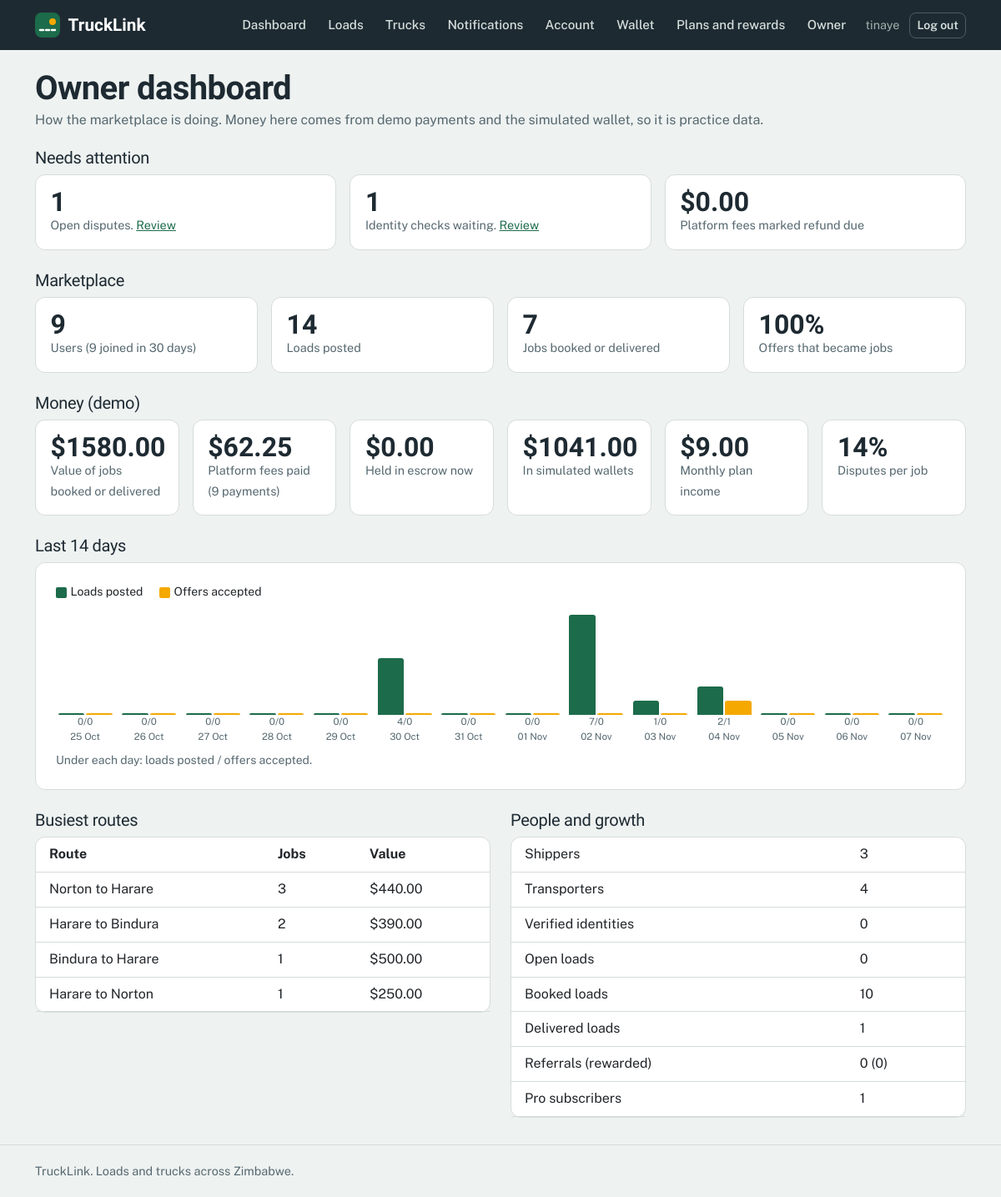
Screenshot of /growth/owner/ (signed in) with the database file from the repository.
### loads/models.py (models this page shows, shortened)
class Load(models.Model):
    STATUS_CHOICES = [
        ('open', 'Open'),
        ('booked', 'Booked'),
        ('delivered', 'Delivered'),
        ('expired', 'Expired'),
    ]
    CARGO_CHOICES = [
        ('general', 'General cargo'),
        ('bulk', 'Bulk'),
        ('perishable', 'Perishable'),
        ('fragile', 'Fragile'),
        ('hazardous', 'Hazardous'),
        ('livestock', 'Livestock'),
    ]
    URGENCY_CHOICES = [
        ('standard', 'Standard (1 to 3 days)'),
        ('urgent', 'Urgent (same day)'),
        ('scheduled', 'Scheduled (fixed date)'),
    ]
    TRUCK_NEEDED_CHOICES = [('any', 'Any truck')] + Truck.TYPE_CHOICES
    shipper = models.ForeignKey(settings.AUTH_USER_MODEL, on_delete=models.CASCADE,
                                related_name='loads', null=True, blank=True)
    title = models.CharField(max_length=100)
    pickup = models.CharField(max_length=100)
    destination = models.CharField(max_length=100)
    cargo_type = models.CharField(max_length=20, choices=CARGO_CHOICES, default='general')
    weight_tonnes = models.DecimalField(max_digits=6, decimal_places=2)
    truck_type_needed = models.CharField(max_length=20, choices=TRUCK_NEEDED_CHOICES, default='any')
    offered_price = models.DecimalField(max_digits=10, decimal_places=2)
    urgency = models.CharField(max_length=20, choices=URGENCY_CHOICES, default='standard')
    pickup_date = models.DateField(null=True, blank=True)
    description = models.TextField(blank=True, default='')
    insured = models.BooleanField(default=False)
    insurance_provider = models.CharField(max_length=100, blank=True, default='')
    coverage_amount = models.DecimalField(max_digits=12, decimal_places=2, null=True, blank=True)
    status = models.CharField(max_length=20, choices=STATUS_CHOICES, default='open')
    created_at = models.DateTimeField(auto_now_add=True)

### growth/models.py (models this page shows, shortened)
class Subscription(models.Model):
    user = models.ForeignKey(settings.AUTH_USER_MODEL, on_delete=models.CASCADE,
                             related_name='subscriptions')
    plan_key = models.CharField(max_length=20)
    started_at = models.DateTimeField()
    expires_at = models.DateTimeField()
    price_paid = models.DecimalField(max_digits=8, decimal_places=2)
    created_at = models.DateTimeField(auto_now_add=True)
    class Meta:
        ordering = ['-started_at']

### growth/views.py (the view)
# urls.py: path('owner/', views.owner_dashboard, name='owner_dashboard'),
@login_required
def owner_dashboard(request):
    if not request.user.is_staff:
        raise Http404
    return render(request, 'growth/owner.html', {'s': collect()})

### accounts/templatetags/notify_tags.py (called while the page is built)
@register.simple_tag
def unread_count(user):
    if not user.is_authenticated:
        return 0
    return user.notifications.filter(is_read=False).count()

### growth/dashboard.py (called while the page is built)
def _sum(queryset, field):
    return queryset.aggregate(t=Sum(field))['t'] or ZERO

### growth/templates/growth/owner.html (shortened to what this page needs)
{% extends 'base.html' %}
{% block content %}
<div class="page-head">
  <h1>Owner dashboard</h1>
  <p class="muted mb-0">How the marketplace is doing. Money here comes from demo payments and the simulated wallet, so it is practice data.</p>
</div>
<h2 class="h5">Needs attention</h2>
<div class="stats">
  <div class="stat"><strong>{{ s.disputes_open }}</strong><span>Open disputes. <a href="/admin/wallet/dispute/">Review</a></span></div>
  <div class="stat"><strong>{{ s.kyc_pending }}</strong><span>Identity checks waiting. <a href="/admin/accounts/kycsubmission/">Review</a></span></div>
  <div class="stat"><strong>${{ s.refund_due|floatformat:2 }}</strong><span>Platform fees marked refund due</span></div>
</div>
<h2 class="h5">Marketplace</h2>
<div class="stats">
  <div class="stat"><strong>{{ s.users_total }}</strong><span>Users ({{ s.users_new }} joined in 30 days)</span></div>
  <div class="stat"><strong>{{ s.loads_total }}</strong><span>Loads posted</span></div>
  <div class="stat"><strong>{{ s.jobs }}</strong><span>Jobs booked or delivered</span></div>
  <div class="stat"><strong>{{ s.accept_rate }}%</strong><span>Offers that became jobs</span></div>
</div>
<h2 class="h5">Money (demo)</h2>
<div class="stats">
  <div class="stat"><strong>${{ s.gmv|floatformat:2 }}</strong><span>Value of jobs booked or delivered</span></div>
  <div class="stat"><strong>${{ s.fees|floatformat:2 }}</strong><span>Platform fees paid ({{ s.fees_count }} payments)</span></div>
  <div class="stat"><strong>${{ s.escrow_held|floatformat:2 }}</strong><span>Held in escrow now</span></div>
  <div class="stat"><strong>${{ s.wallet_total|floatformat:2 }}</strong><span>In simulated wallets</span></div>
  <div class="stat"><strong>${{ s.mrr|floatformat:2 }}</strong><span>Monthly plan income</span></div>
  <div class="stat"><strong>{{ s.dispute_rate }}%</strong><span>Disputes per job</span></div>
</div>
<h2 class="h5">Last 14 days</h2>
<div class="card p-4 mb-4">
  <p class="legend small mb-3"><span style="background:var(--msasa);"></span>Loads posted <span style="background:var(--amber);margin-left:1rem;"></span>Offers accepted</p>
  <div class="trend">
    {% for d in s.trend %}
    <div class="trend-col">
      <div class="bars">
        <div class="bar" style="height:{{ d.loads_pct }}%;" title="{{ d.label }}: {{ d.loads }} loads"></div>
        <div class="bar bar2" style="height:{{ d.bookings_pct }}%;" title="{{ d.label }}: {{ d.bookings }} accepted"></div>
      </div>
      <div>{{ d.loads }}/{{ d.bookings }}</div>
      <div>{{ d.label }}</div>
    </div>
    {% endfor %}
  </div>
  <p class="small muted mt-2 mb-0">Under each day: loads posted / offers accepted.</p>
</div>
<div class="row g-4">
  <div class="col-12 col-lg-6">
    <h2 class="h5">Busiest routes</h2>
    <div class="card">
      <table class="table-clean">
        <tr><th>Route</th><th>Jobs</th><th>Value</th></tr>
        {% for r in s.routes %}
        <tr><td>{{ r.load__pickup }} to {{ r.load__destination }}</td><td>{{ r.jobs }}</td><td>${{ r.value|floatformat:2 }}</td></tr>
        {% empty %}
        <tr><td colspan="3" class="muted">No booked jobs yet.</td></tr>
        {% endfor %}
      </table>
    </div>
  </div>
  <div class="col-12 col-lg-6">
    <h2 class="h5">People and growth</h2>
    <div class="card">
      <table class="table-clean">
        <tr><td>Shippers</td><td>{{ s.roles.shipper|default:0 }}</td></tr>
        <tr><td>Transporters</td><td>{{ s.roles.transporter|default:0 }}</td></tr>
        <tr><td>Verified identities</td><td>{{ s.verified }}</td></tr>
        <tr><td>Open loads</td><td>{{ s.loads_by_status.open|default:0 }}</td></tr>
        <tr><td>Booked loads</td><td>{{ s.loads_by_status.booked|default:0 }}</td></tr>
        <tr><td>Delivered loads</td><td>{{ s.loads_by_status.delivered|default:0 }}</td></tr>
        <tr><td>Referrals (rewarded)</td><td>{{ s.referrals }} ({{ s.referrals_rewarded }})</td></tr>
        {% for p in s.plans %}<tr><td>{{ p.name }} subscribers</td><td>{{ p.n }}</td></tr>{% endfor %}
      </table>
    </div>
  </div>
</div>
{% endblock %}

### accounts/templates/base.html (shortened to what this page needs)
{% load notify_tags static %}
<!DOCTYPE html>
<html lang="en">
<head>
  <link href="https://cdn.jsdelivr.net/npm/bootstrap@5.3.3/dist/css/bootstrap.min.css" rel="stylesheet">
</head>
<body>
  {% unread_count user as unread %}
  <header class="topbar">
    <div class="container topbar-inner">
      <a href="{% url 'home' %}" class="brand">
        <svg width="30" height="30" viewBox="0 0 30 30" aria-hidden="true"><rect width="30" height="30" rx="8" fill="#1C6B4A"/><path d="M6 21 L24 21" stroke="#fff" stroke-width="2.5" stroke-dasharray="4 3" stroke-linecap="round"/><circle cx="21" cy="11" r="4" fill="#F5A800"/></svg>
        <span>TruckLink</span>
      </a>
      <nav class="navlinks" aria-label="Main">
        {% if user.is_authenticated %}
          <a class="navlink" href="{% url 'dashboard' %}">Dashboard</a>
          {% if user.profile.role == 'shipper' %}
            <a class="navlink" href="{% url 'truck_list' %}">Available trucks</a>
            <a class="navlink" href="{% url 'post_load' %}">Post a load</a>
            <a class="navlink" href="{% url 'my_loads' %}">My loads</a>
            <a class="navlink" href="{% url 'space_list' %}">Truck space</a>
          {% else %}
            <a class="navlink" href="{% url 'load_list' %}">Loads</a>
            <a class="navlink" href="{% url 'truck_list' %}">Trucks</a>
          {% endif %}
          <a class="navlink" href="{% url 'notifications' %}">Notifications{% if unread %}<span class="count">{{ unread }}</span>{% endif %}</a>
          <a class="navlink" href="{% url 'account' %}">Account</a>
                    <a class="navlink" href="{% url 'wallet_home' %}">Wallet</a>
                              <a class="navlink" href="{% url 'growth_hub' %}">Plans and rewards</a>
          {% if user.is_staff %}<a class="navlink" href="{% url 'owner_dashboard' %}">Owner</a>{% endif %}
          <span class="userchip">{{ user.username }}{% if user.profile %} ({{ user.profile.role|title }}){% endif %}</span>
          <form method="post" action="{% url 'logout' %}" class="d-inline">
            <button type="submit" class="btn btn-sm btn-nav">Log out</button>
          </form>
        {% else %}
          <a class="navlink" href="{% url 'login' %}">Log in</a>
          <a class="btn btn-sm btn-warning" href="{% url 'register' %}">Register</a>
        {% endif %}
      </nav>
    </div>
  </header>
  <main id="main">
    <div class="container">
      {% block content %}{% endblock %}
    </div>
  </main>
  <footer class="footer">
    <div class="container">TruckLink. Loads and trucks across Zimbabwe.</div>
  </footer>
</body>
</html>

### accounts/templates/base.html (style rules this page uses)
:root { --asphalt:#1E2A32; --mist:#EEF2F1; --paper:#FFFFFF; --msasa:#1C6B4A; --msasa-dark:#14513A; --msasa-tint:#E1F0E9; --amber:#F5A800; --amber-tint:#FFF1CC; --brake:#C93A2B; --brake-tint:#FBE5E1; --line:#D5DDDA; --muted:#566870; --bs-primary-rgb:28,107,74; --bs-success-rgb:28,107,74; --bs-warning-rgb:245,168,0; --bs-danger-rgb:201,58,43; --bs-secondary-rgb:86,104,112; }
body { font-family:'Public Sans',system-ui,-apple-system,'Segoe UI',sans-serif; background:var(--mist); color:var(--asphalt); line-height:1.55; min-height:100vh; display:flex; flex-direction:column; }
main { flex:1; }
h1,h2,h3,h4,.display-font { font-family:'Bricolage Grotesque','Public Sans',sans-serif; font-weight:700; letter-spacing:-.015em; line-height:1.1; }
main h1 { margin-top:1.5rem; }
a { color:var(--msasa); }
.muted { color:var(--muted); }
.topbar { background:var(--asphalt); color:#fff; }
.topbar-inner { display:flex; align-items:center; justify-content:space-between; gap:1rem; padding-top:.75rem; padding-bottom:.75rem; }
.brand { display:flex; align-items:center; gap:.6rem; color:#fff; text-decoration:none; font-family:'Bricolage Grotesque',sans-serif; font-weight:700; font-size:1.3rem; }
.navlinks { display:flex; align-items:center; gap:.25rem; flex-wrap:wrap; justify-content:flex-end; }
.navlink { color:#D7E0DD; text-decoration:none; padding:.4rem .7rem; border-radius:8px; font-weight:500; font-size:.95rem; }
.userchip { color:#9FB2AC; font-size:.9rem; padding:0 .5rem; }
.btn { border-radius:8px; font-weight:600; }
.btn-nav { --bs-btn-color:#D7E0DD; --bs-btn-border-color:#4B5C66; --bs-btn-hover-color:#fff; --bs-btn-hover-bg:rgba(255,255,255,.1); --bs-btn-hover-border-color:#9FB2AC; --bs-btn-active-color:#fff; --bs-btn-active-bg:rgba(255,255,255,.15); }
.card { border:1px solid var(--line); border-radius:12px; background:var(--paper); box-shadow:none; }
.page-head { margin:1.5rem 0 1.25rem; }
.page-head h1 { font-size:clamp(1.75rem,4vw,2.5rem); margin:0 0 .25rem; }
.stats { display:grid; grid-template-columns:repeat(auto-fit,minmax(150px,1fr)); gap:1rem; margin-bottom:1.5rem; }
.stat { background:#fff; border:1px solid var(--line); border-radius:12px; padding:1rem 1.1rem; }
.stat strong { display:block; font-family:'Bricolage Grotesque',sans-serif; font-size:2rem; line-height:1; }
.stat span { color:var(--muted); font-size:.9rem; }
.footer { border-top:1px solid var(--line); color:var(--muted); padding:1.25rem 0; margin-top:2rem; font-size:.9rem; }

### growth/templates/growth/owner.html (style rules this page uses)
.trend { display:grid; grid-template-columns:repeat(14,1fr); gap:.4rem; align-items:end; }
.trend-col { text-align:center; font-size:.72rem; color:var(--muted); }
.bars { height:120px; display:flex; gap:2px; align-items:flex-end; justify-content:center; }
.bar { width:45%; background:var(--msasa); border-radius:3px 3px 0 0; min-height:2px; }
.bar2 { background:var(--amber); }
.legend span { display:inline-block; width:.8rem; height:.8rem; border-radius:2px; margin-right:.3rem; vertical-align:middle; }
.table-clean { width:100%; }
.table-clean td, .table-clean th { padding:.5rem 1rem; border-bottom:1px solid var(--line); text-align:left; }

### rows the page displays
Load: load__pickup "Bindura", load__destination "Harare", jobs "1", value "500.00"
Load: load__pickup "Harare", load__destination "Norton", jobs "1", value "250.00"
Subscription: name "Pro", n "1"

### other values shown
{{ user.username }} "tinaye"
{{ s.disputes_open }} "1"
{{ s.kyc_pending }} "1"
{{ s.refund_due|floatformat:2 }} "0.00"
{{ s.users_total }} "9"
{{ s.users_new }} "9"
{{ s.loads_total }} "14"
{{ s.jobs }} "7"
{{ s.accept_rate }} "100"
{{ s.gmv|floatformat:2 }} "1580.00"
{{ s.fees|floatformat:2 }} "62.25"
{{ s.fees_count }} "9"
{{ s.escrow_held|floatformat:2 }} "0.00"
{{ s.wallet_total|floatformat:2 }} "1041.00"
{{ s.mrr|floatformat:2 }} "9.00"
